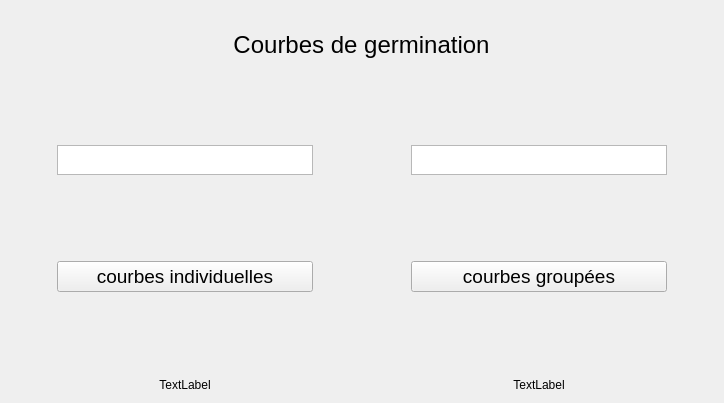
      <widget class="QWidget" name="page_3">
       <layout class="QGridLayout" name="gridLayout_4">
        <item row="3" column="2">
         <spacer name="horizontalSpacer_6">
          <property name="orientation">
           <enum>Qt::Horizontal</enum>
          </property>
          <property name="sizeHint" stdset="0">
           <size>
            <width>40</width>
            <height>20</height>
           </size>
          </property>
         </spacer>
        </item>
        <item row="3" column="0">
         <spacer name="horizontalSpacer_5">
          <property name="orientation">
           <enum>Qt::Horizontal</enum>
          </property>
          <property name="sizeHint" stdset="0">
           <size>
            <width>40</width>
            <height>20</height>
           </size>
          </property>
         </spacer>
        </item>
        <item row="3" column="3">
         <spacer name="horizontalSpacer_7">
          <property name="orientation">
           <enum>Qt::Horizontal</enum>
          </property>
          <property name="sizeHint" stdset="0">
           <size>
            <width>40</width>
            <height>20</height>
           </size>
          </property>
         </spacer>
        </item>
        <item row="5" column="4">
         <widget class="QPushButton" name="courbe_groupe_page3">
          <property name="font">
           <font>
            <pointsize>14</pointsize>
           </font>
          </property>
          <property name="text">
           <string>courbes groupées</string>
          </property>
         </widget>
        </item>
        <item row="3" column="4">
         <widget class="QTextEdit" name="textEdit2_page3">
          <property name="sizePolicy">
           <sizepolicy hsizetype="Preferred" vsizetype="Minimum">
            <horstretch>0</horstretch>
            <verstretch>0</verstretch>
           </sizepolicy>
          </property>
          <property name="minimumSize">
           <size>
            <width>0</width>
            <height>0</height>
           </size>
          </property>
          <property name="maximumSize">
           <size>
            <width>16777215</width>
            <height>30</height>
           </size>
          </property>
         </widget>
        </item>
        <item row="3" column="1">
         <widget class="QTextEdit" name="textEdit1_page3">
          <property name="sizePolicy">
           <sizepolicy hsizetype="Preferred" vsizetype="Fixed">
            <horstretch>0</horstretch>
            <verstretch>0</verstretch>
           </sizepolicy>
          </property>
          <property name="minimumSize">
           <size>
            <width>0</width>
            <height>0</height>
           </size>
          </property>
          <property name="maximumSize">
           <size>
            <width>16777215</width>
            <height>30</height>
           </size>
          </property>
         </widget>
        </item>
        <item row="5" column="1">
         <widget class="QPushButton" name="courbe_ind_page3">
          <property name="font">
           <font>
            <pointsize>14</pointsize>
           </font>
          </property>
          <property name="text">
           <string>courbes individuelles</string>
          </property>
         </widget>
        </item>
        <item row="1" column="1" colspan="4" alignment="Qt::AlignHCenter">
         <widget class="QLabel" name="titre_page3">
          <property name="font">
           <font>
            <pointsize>18</pointsize>
           </font>
          </property>
          <property name="layoutDirection">
           <enum>Qt::LeftToRight</enum>
          </property>
          <property name="autoFillBackground">
           <bool>true</bool>
          </property>
          <property name="text">
           <string>Courbes de germination</string>
          </property>
          <property name="scaledContents">
           <bool>false</bool>
          </property>
          <property name="alignment">
           <set>Qt::AlignCenter</set>
          </property>
          <property name="wordWrap">
           <bool>false</bool>
          </property>
         </widget>
        </item>
        <item row="3" column="5">
         <spacer name="horizontalSpacer_8">
          <property name="orientation">
           <enum>Qt::Horizontal</enum>
          </property>
          <property name="sizeHint" stdset="0">
           <size>
            <width>40</width>
            <height>20</height>
           </size>
          </property>
         </spacer>
        </item>
        <item row="7" column="0" colspan="3">
         <widget class="QLabel" name="label1_page3">
          <property name="enabled">
           <bool>true</bool>
          </property>
          <property name="sizePolicy">
           <sizepolicy hsizetype="Preferred" vsizetype="Expanding">
            <horstretch>0</horstretch>
            <verstretch>0</verstretch>
           </sizepolicy>
          </property>
          <property name="text">
           <string>TextLabel</string>
          </property>
          <property name="alignment">
           <set>Qt::AlignCenter</set>
          </property>
         </widget>
        </item>
        <item row="7" column="3" colspan="3">
         <widget class="QLabel" name="label2_page3">
          <property name="sizePolicy">
           <sizepolicy hsizetype="Preferred" vsizetype="Expanding">
            <horstretch>0</horstretch>
            <verstretch>0</verstretch>
           </sizepolicy>
          </property>
          <property name="text">
           <string>TextLabel</string>
          </property>
          <property name="alignment">
           <set>Qt::AlignCenter</set>
          </property>
         </widget>
        </item>
        <item row="4" column="0" colspan="6">
         <spacer name="verticalSpacer_13">
          <property name="orientation">
           <enum>Qt::Vertical</enum>
          </property>
          <property name="sizeType">
           <enum>QSizePolicy::Minimum</enum>
          </property>
          <property name="sizeHint" stdset="0">
           <size>
            <width>20</width>
            <height>80</height>
           </size>
          </property>
         </spacer>
        </item>
        <item row="6" column="0" colspan="6">
         <spacer name="verticalSpacer_14">
          <property name="orientation">
           <enum>Qt::Vertical</enum>
          </property>
          <property name="sizeType">
           <enum>QSizePolicy::Minimum</enum>
          </property>
          <property name="sizeHint" stdset="0">
           <size>
            <width>20</width>
            <height>80</height>
           </size>
          </property>
         </spacer>
        </item>
        <item row="0" column="0" colspan="6">
         <spacer name="verticalSpacer_11">
          <property name="orientation">
           <enum>Qt::Vertical</enum>
          </property>
          <property name="sizeType">
           <enum>QSizePolicy::Minimum</enum>
          </property>
          <property name="sizeHint" stdset="0">
           <size>
            <width>20</width>
            <height>20</height>
           </size>
          </property>
         </spacer>
        </item>
        <item row="2" column="0" colspan="6">
         <spacer name="verticalSpacer_12">
          <property name="orientation">
           <enum>Qt::Vertical</enum>
          </property>
          <property name="sizeType">
           <enum>QSizePolicy::Minimum</enum>
          </property>
          <property name="sizeHint" stdset="0">
           <size>
            <width>20</width>
            <height>80</height>
           </size>
          </property>
         </spacer>
        </item>
       </layout>
      </widget>
